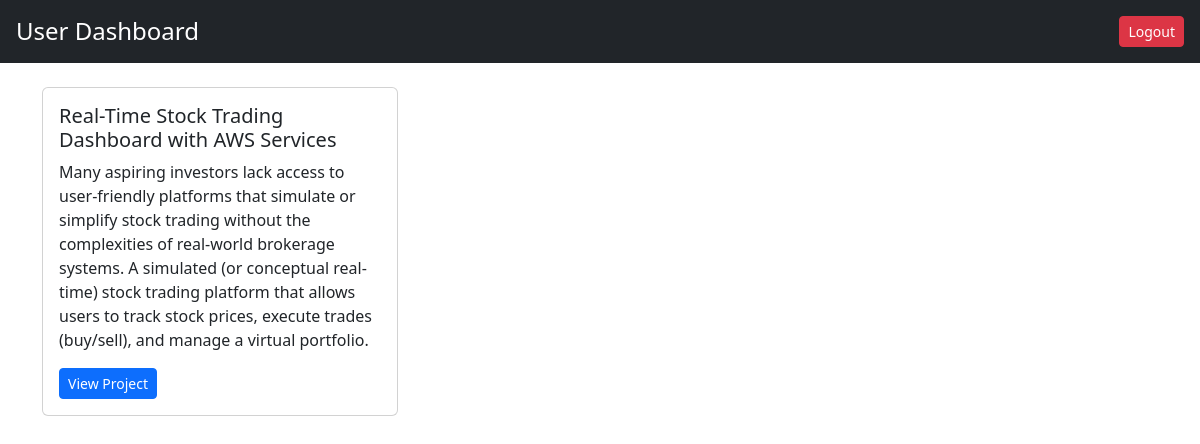
The app's page /user/dashboard (signed in) with its own data.
### tables this page shows
CREATE TABLE projects (
    id INTEGER PRIMARY KEY AUTOINCREMENT,
    title TEXT,
    description TEXT,
    image_path TEXT,
    pdf_path TEXT,
    created_by INTEGER,
    created_at TEXT
);

### app.py (the view)
@app.route("/user/dashboard")
def user_dashboard():
    if "user_id" not in session:
        return redirect(url_for("login"))
    conn = get_db_connection()
    projects = conn.execute("SELECT * FROM projects").fetchall()
    enrolled = conn.execute(
        "SELECT project_id FROM enrollments WHERE user_id=?",
        (session["user_id"],)
    ).fetchall()
    enrolled_ids = [e["project_id"] for e in enrolled]
    conn.close()
    return render_template(
        "user/dashboard.html",
        projects=projects,
        enrolled_ids=enrolled_ids
    )

### app.py (called while the page is built)
def get_db_connection():
    conn = sqlite3.connect(DATABASE)
    conn.row_factory = sqlite3.Row
    return conn

### templates/user/dashboard.html (shortened to what this page needs)
<!DOCTYPE html>
<html lang="en">
<head>
    <link href="https://cdn.jsdelivr.net/npm/bootstrap@5.3.0/dist/css/bootstrap.min.css" rel="stylesheet">
</head>
<body>
<div class="d-flex justify-content-between align-items-center p-3 bg-dark text-white">
    <h4 class="mb-0">User Dashboard</h4>
    <a href="/logout" class="btn btn-danger btn-sm">Logout</a>
</div>
<div class="container mt-4">
    {% if projects %}
        <div class="row">
            {% for project in projects %}
            <div class="col-md-4 mb-3">
                <div class="card">
                    <div class="card-body">
                        <h5 class="card-title">{{ project.title }}</h5>
                        <p class="card-text">{{ project.description }}</p>
                        {% if project.id in enrolled_ids %}
                            <a href="/project/{{ project.id }}"
                               class="btn btn-primary btn-sm">
                                View Project
                            </a>
                        {% else %}
                            <a href="/enroll/{{ project.id }}"
                               class="btn btn-success btn-sm">
                                Enroll
                            </a>
                        {% endif %}
                    </div>
                </div>
            </div>
            {% endfor %}
        </div>
    {% else %}
        <p>No projects available.</p>
    {% endif %}
</div>
</body>
</html>

### records on screen
projects: title "Real-Time Stock Trading Dashboard with AWS Services", description "Many aspiring investors lack access to user-friendly platforms that simulate or simplify stock trading without the complexities of real-world brokerage systems. A simulated (or conceptual real-time) stock trading platform that allows users to track stock prices, execute trades (buy/sell), and manage a virtual portfolio."
